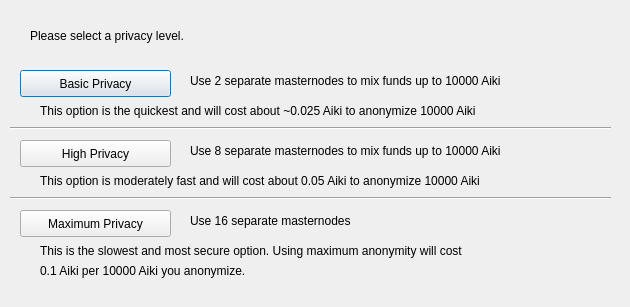
<?xml version="1.0" encoding="UTF-8"?>
<ui version="4.0">
 <class>ObfuscationConfig</class>
 <widget class="QDialog" name="ObfuscationConfig">
  <property name="geometry">
   <rect>
    <x>0</x>
    <y>0</y>
    <width>630</width>
    <height>307</height>
   </rect>
  </property>
  <property name="windowTitle">
   <string>Configure Obfuscation</string>
  </property>
  <widget class="QPushButton" name="buttonBasic">
   <property name="geometry">
    <rect>
     <x>20</x>
     <y>70</y>
     <width>151</width>
     <height>27</height>
    </rect>
   </property>
   <property name="text">
    <string>Basic Privacy</string>
   </property>
  </widget>
  <widget class="QPushButton" name="buttonHigh">
   <property name="geometry">
    <rect>
     <x>20</x>
     <y>140</y>
     <width>151</width>
     <height>27</height>
    </rect>
   </property>
   <property name="text">
    <string>High Privacy</string>
   </property>
  </widget>
  <widget class="QPushButton" name="buttonMax">
   <property name="geometry">
    <rect>
     <x>20</x>
     <y>210</y>
     <width>151</width>
     <height>27</height>
    </rect>
   </property>
   <property name="text">
    <string>Maximum Privacy</string>
   </property>
  </widget>
  <widget class="QLabel" name="label">
   <property name="geometry">
    <rect>
     <x>30</x>
     <y>20</y>
     <width>571</width>
     <height>31</height>
    </rect>
   </property>
   <property name="text">
    <string>Please select a privacy level.</string>
   </property>
  </widget>
  <widget class="QLabel" name="label_2">
   <property name="geometry">
    <rect>
     <x>190</x>
     <y>70</y>
     <width>421</width>
     <height>21</height>
    </rect>
   </property>
   <property name="text">
    <string>Use 2 separate masternodes to mix funds up to 10000 Aiki</string>
   </property>
  </widget>
  <widget class="QLabel" name="label_3">
   <property name="geometry">
    <rect>
     <x>190</x>
     <y>140</y>
     <width>411</width>
     <height>21</height>
    </rect>
   </property>
   <property name="text">
    <string>Use 8 separate masternodes to mix funds up to 10000 Aiki</string>
   </property>
  </widget>
  <widget class="QLabel" name="label_4">
   <property name="geometry">
    <rect>
     <x>190</x>
     <y>210</y>
     <width>421</width>
     <height>21</height>
    </rect>
   </property>
   <property name="text">
    <string>Use 16 separate masternodes</string>
   </property>
  </widget>
  <widget class="QLabel" name="label_6">
   <property name="geometry">
    <rect>
     <x>40</x>
     <y>100</y>
     <width>561</width>
     <height>21</height>
    </rect>
   </property>
   <property name="text">
    <string>This option is the quickest and will cost about ~0.025 Aiki to anonymize 10000 Aiki</string>
   </property>
  </widget>
  <widget class="QLabel" name="label_7">
   <property name="geometry">
    <rect>
     <x>40</x>
     <y>170</y>
     <width>561</width>
     <height>21</height>
    </rect>
   </property>
   <property name="text">
    <string>This option is moderately fast and will cost about 0.05 Aiki to anonymize 10000 Aiki</string>
   </property>
  </widget>
  <widget class="QLabel" name="label_8">
   <property name="geometry">
    <rect>
     <x>40</x>
     <y>240</y>
     <width>561</width>
     <height>21</height>
    </rect>
   </property>
   <property name="text">
    <string>This is the slowest and most secure option. Using maximum anonymity will cost</string>
   </property>
  </widget>
  <widget class="QLabel" name="label_9">
   <property name="geometry">
    <rect>
     <x>40</x>
     <y>260</y>
     <width>561</width>
     <height>21</height>
    </rect>
   </property>
   <property name="text">
    <string>0.1 Aiki per 10000 Aiki you anonymize.</string>
   </property>
  </widget>
  <widget class="Line" name="line">
   <property name="geometry">
    <rect>
     <x>10</x>
     <y>120</y>
     <width>601</width>
     <height>16</height>
    </rect>
   </property>
   <property name="orientation">
    <enum>Qt::Horizontal</enum>
   </property>
  </widget>
  <widget class="Line" name="line_2">
   <property name="geometry">
    <rect>
     <x>10</x>
     <y>190</y>
     <width>601</width>
     <height>16</height>
    </rect>
   </property>
   <property name="orientation">
    <enum>Qt::Horizontal</enum>
   </property>
  </widget>
 </widget>
 <resources/>
 <connections/>
</ui>
